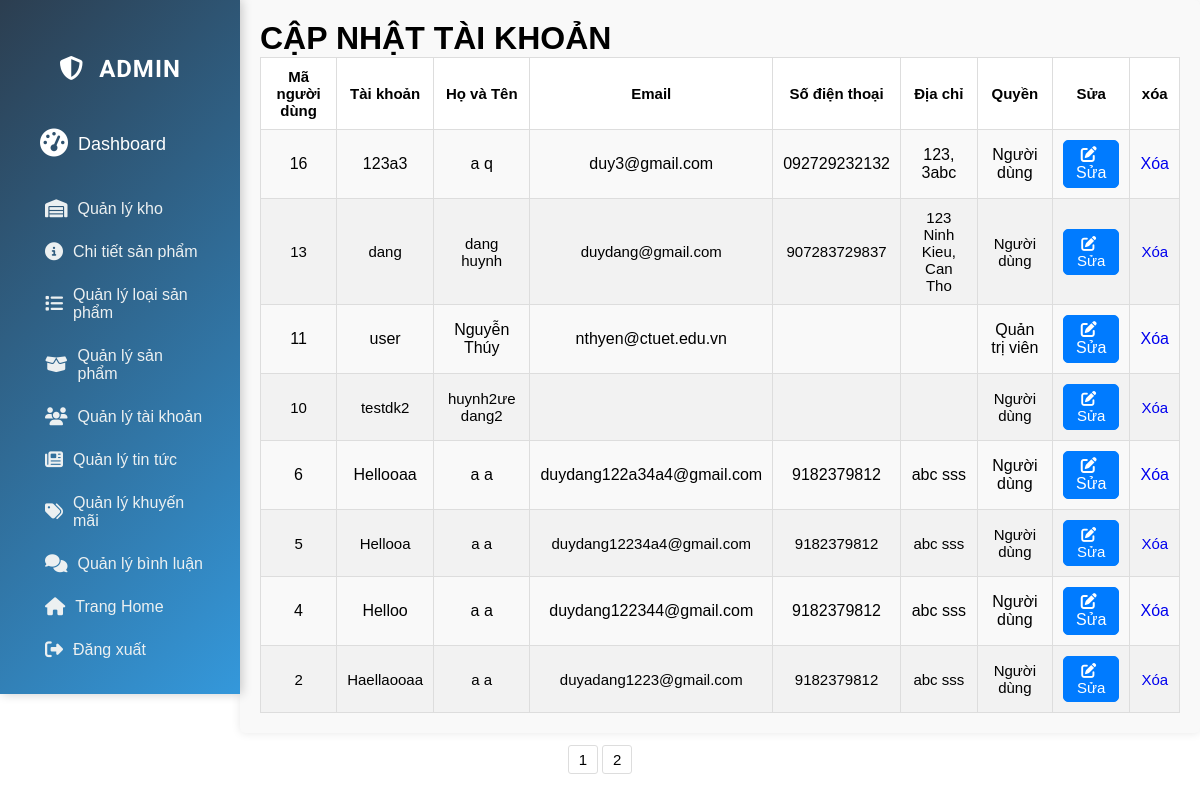
/admin.php?admincontroller=admin&action=list_Account (signed in), run on the app's committed database.
### tables this page shows
CREATE TABLE `taikhoan` (
  `manguoidung` int(11) NOT NULL,
  `pass` varchar(255) DEFAULT NULL,
  `ho` varchar(255) DEFAULT NULL,
  `ten` varchar(255) DEFAULT NULL,
  `email` varchar(255) DEFAULT NULL,
  `quyen` int(11) DEFAULT NULL,
  `sdt` varchar(15) DEFAULT NULL,
  `diachi` varchar(255) DEFAULT NULL,
  `user` varchar(255) NOT NULL
);

### src/controllers/baseController.php (called while the page is built, shortened)
<?php
class baseController{
    protected function loadview($viewPath, array $data = []){
        return require(self::VIEW_FOLDER_NAME.'/'.str_replace('.','/',$viewPath).'.php');
    }
}
?>

### src/controllers/adminController.php (called while the page is built, shortened)
<?php
class adminController extends baseController
{
    private $admininModel;
    public function __construct()
    {
        $this->admininModel = new admin();
    }
    public function list_Account()
    {
        $data = [];
        $itemsPerPage = 8;
        $currentPage = isset($_GET['page_number']) ? $_GET['page_number'] : 1;
        $offset = ($currentPage - 1) * $itemsPerPage;
        $listadminAccount = $this->admininModel->get_Account();
        $data['listadminAccount'] = array_slice($listadminAccount, $offset, $itemsPerPage);
        if ($listadminAccount) {
            $totalProducts = $this->admininModel->count_Account();
            $totalPages = ceil($totalProducts / $itemsPerPage);
            $data['totalPages'] = $totalPages;
        }
        return $this->loadView('admin.list_account', $data);
    }
}

### src/core/database.php (called while the page is built, shortened)
<?php
class database {
    public function connect(){
        $maxRetries = 5;
        $attempt = 0;
        while ($attempt < $maxRetries) {
            $conn = @mysqli_connect(
                self::HOST,
                self::USERNAME,
                self::PASSWORD,
                self::DBNAME
            );
            if ($conn) {
                return $conn;
            }
            $attempt++;
        }
        die("Kết nối DB thất bại sau {$maxRetries} lần: " . mysqli_connect_error());
    }
}
?>

### src/models/adminModel.php (called while the page is built, shortened)
<?php
class admin extends baseModel
{
    function get_Account()
    {
        $query = "SELECT * FROM taikhoan ORDER BY manguoidung DESC";
        $result = $this->_query($query);
        $accounts = array();
        if (mysqli_num_rows($result) > 0) {
            while ($row = mysqli_fetch_assoc($result)) {
                $accounts[] = $row;
            }
        }
        return $accounts;
    }
    function count_Account()
    {
        $query = "SELECT COUNT(*) as tongsotaikhoan FROM taikhoan";
        $result = $this->_query($query);
        if (mysqli_num_rows($result) > 0) {
            $row = mysqli_fetch_assoc($result);
            return $row['tongsotaikhoan'];
        } else {
            return 0;
        }
    }
}

### src/models/baseModel.php (called while the page is built)
<?php
class baseModel extends database{
    protected $conn;
    public function __construct()
    {
        $this->conn = $this->connect();
    }
    public function _query($sql){
        return mysqli_query($this->conn,$sql);
    }
}
?>

### src/views/admin/list_account.php (the view, shortened to what this page needs)
<div class="account-wrapper">
    <div class="account-container">
        <div class="account-tittle">
            <h1>CẬP NHẬT TÀI KHOẢN</h1>
        </div>
        <?php
        if ($listadminAccount) {
            echo '<table class="account-bangdulieu">';
            echo '<tr><th>Mã người dùng</th><th>Tài khoản</th><th>Họ và Tên</th><th>Email</th><th>Số điện thoại</th><th>Địa chỉ</th><th>Quyền</th><th>Sửa</th><th>xóa</th></tr>';
            foreach ($listadminAccount as $account) {
                echo '<tr>';
                echo '<td>' . $account['manguoidung'] . '</td>';
                echo '<td>' . $account['user'] . '</td>';
                echo '<td>' . $account['ho'] . ' ' . $account['ten'] . '</td>';
                echo '<td>' . $account['email'] . '</td>';
                echo '<td>' . $account['sdt'] . '</td>';
                echo '<td>' . $account['diachi'] . '</td>';
                echo '<td>' . ($account['quyen'] == 1 ? 'Quản trị viên' : 'Người dùng') . '</td>';
                echo '<td><a class="edit-btn" href="?admincontroller=admin&action=update_Account&idaccount=' . $account['manguoidung'] . '"><i class="fas fa-edit"></i> Sửa</a></td>';
                echo '<td><a class="delete-btn" href="?admincontroller=admin&action=delete_Accountadmin&idaccount=' . $account['manguoidung'] . '"<i class="fas fa-trash-alt"></i> Xóa</a></td>';
                echo '</tr>';
            }
            echo '</table>';
        }
        ?>
    </div>
    <div class="account-pagination">
        <?php
        for ($i = 1; $i <= $totalPages; $i++) {
            echo "<a href='?admincontroller=admin&action=list_Account&page_number=$i'>$i</a> ";
        }
        ?>
    </div>
</div>

### src/views/admin/css/chitietsanpham.css (style rules this page uses)
th, td { padding: 8px; text-align: left; border-bottom: 1px solid #ddd; }
th { background-color: #f2f2f2; }

### src/views/admin/css/gdadmin.css (style rules this page uses)
* { margin: 0; padding: 0; box-sizing: border-box; font-family: Arial, sans-serif; }

### src/views/admin/css/list_account.css (style rules this page uses)
.account-container { margin-left: 20%; width: 80%; padding: 20px; background-color: #f9f9f9; border-radius: 5px; box-shadow: 0 0 10px rgba(0, 0, 0, 0.1); }
.account-bangdulieu { width: 100%; border-collapse: collapse; }
.account-bangdulieu th, .account-bangdulieu td { border: 1px solid #ddd; padding: 10px; text-align: left; }
.account-bangdulieu th { background-color: #fff; color: #000; font-size: 15px; font-weight: bold; }
.account-bangdulieu tr:nth-child(odd) { font-size: 15px; background-color: #f2f2f2; }
.account-bangdulieu tr td, .account-bangdulieu tr th { text-align: center; }
.account-bangdulieu tr td a { text-decoration: none; }
.account-bangdulieu tr td a.edit-btn { display: inline-block; padding: 5px 10px; border: 1px solid #007bff; border-radius: 5px; background-color: #007bff; color: #fff; transition: background-color 0.3s ease; }
.account-bangdulieu tr td a.edit-btn i { margin-right: 5px; }
.account-pagination { padding: 10px; display: flex; justify-content: center; }
.account-pagination a { color: black; font-size: 15px; padding: 5px 10px; text-decoration: none; margin: 2px; border: 1px solid #ddd; border-radius: 3px; }

### data on the page
taikhoan: manguoidung "16", user "123a3", ho "a", ten "q", email "duy3@gmail.com", sdt "092729232132", diachi "123, 3abc", quyen "Người dùng"
taikhoan: manguoidung "13", user "dang", ho "dang", ten "huynh", email "duydang@gmail.com", sdt "907283729837", diachi "123 Ninh Kieu, Can Tho", quyen "Người dùng"
taikhoan: manguoidung "11", user "user", ho "Nguyễn", ten "Thúy", email "nthyen@ctuet.edu.vn", quyen "Quản trị viên"
taikhoan: manguoidung "10", user "testdk2", ho "huynh2ưe", ten "dang2", quyen "Người dùng"
taikhoan: manguoidung "6", user "Hellooaa", ho "a", ten "a", email "duydang122a34a4@gmail.com", sdt "9182379812", diachi "abc sss", quyen "Người dùng"
taikhoan: manguoidung "5", user "Hellooa", ho "a", ten "a", email "duydang12234a4@gmail.com", sdt "9182379812", diachi "abc sss", quyen "Người dùng"
taikhoan: manguoidung "4", user "Helloo", ho "a", ten "a", email "duydang122344@gmail.com", sdt "9182379812", diachi "abc sss", quyen "Người dùng"
taikhoan: manguoidung "2", user "Haellaooaa", ho "a", ten "a", email "duyadang1223@gmail.com", sdt "9182379812", diachi "abc sss", quyen "Người dùng"
